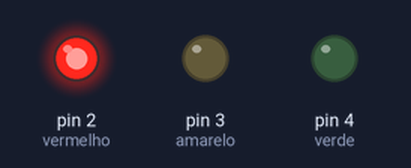
Bench run of a sketch on a simulated Arduino Uno, built with avr-gcc and run on an emulated ATmega328P. On the bench: output pins drawn as LEDs (lit = HIGH).

Above: at 2.5 s.
At 7.5 s:
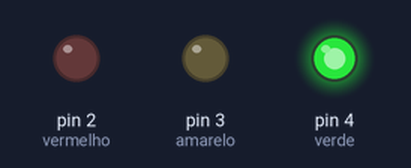
At 11.0 s:
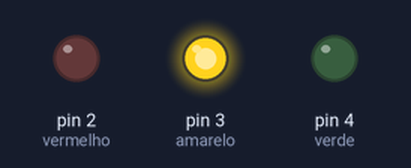
Timing chart, 0 to 15.6 s (numbered marks = the images above):
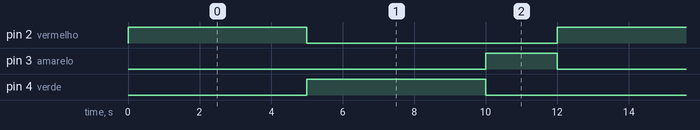

The sketch:

Sem_foro.ino
```cpp
void setup() {


pinMode(2,OUTPUT);//vermelho
pinMode(3,OUTPUT);//amarelo
pinMode(4,OUTPUT);//verde
  }

void loop() {


digitalWrite(2, HIGH);
delay(5000);
digitalWrite(2, LOW);
digitalWrite(4, HIGH);
delay(5000);
digitalWrite(4, LOW);
digitalWrite(3, HIGH);
delay(2000);
digitalWrite(3, LOW);
  }
```

Measured:
- by itself, pin 2 (vermelho), pin 4 (verde): alternates HIGH for 5.0 s and LOW for 7.0 s
- by itself, pin 3 (amarelo): alternates HIGH for 2.0 s and LOW for 10.0 s
- by itself, everything shown: repeats every 12.0 s, in 4 steps
